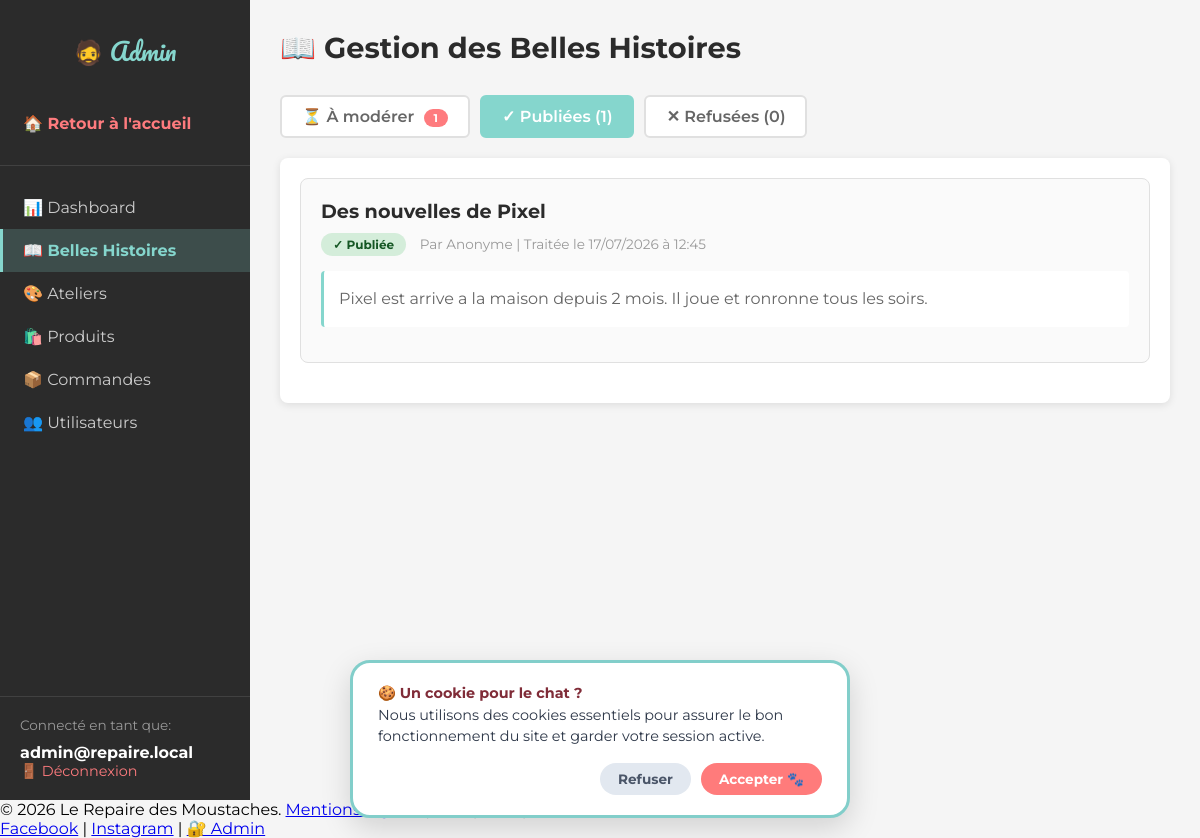
The app's page /admin/moderer-histoires.php?tab=publiees (signed in), older data.
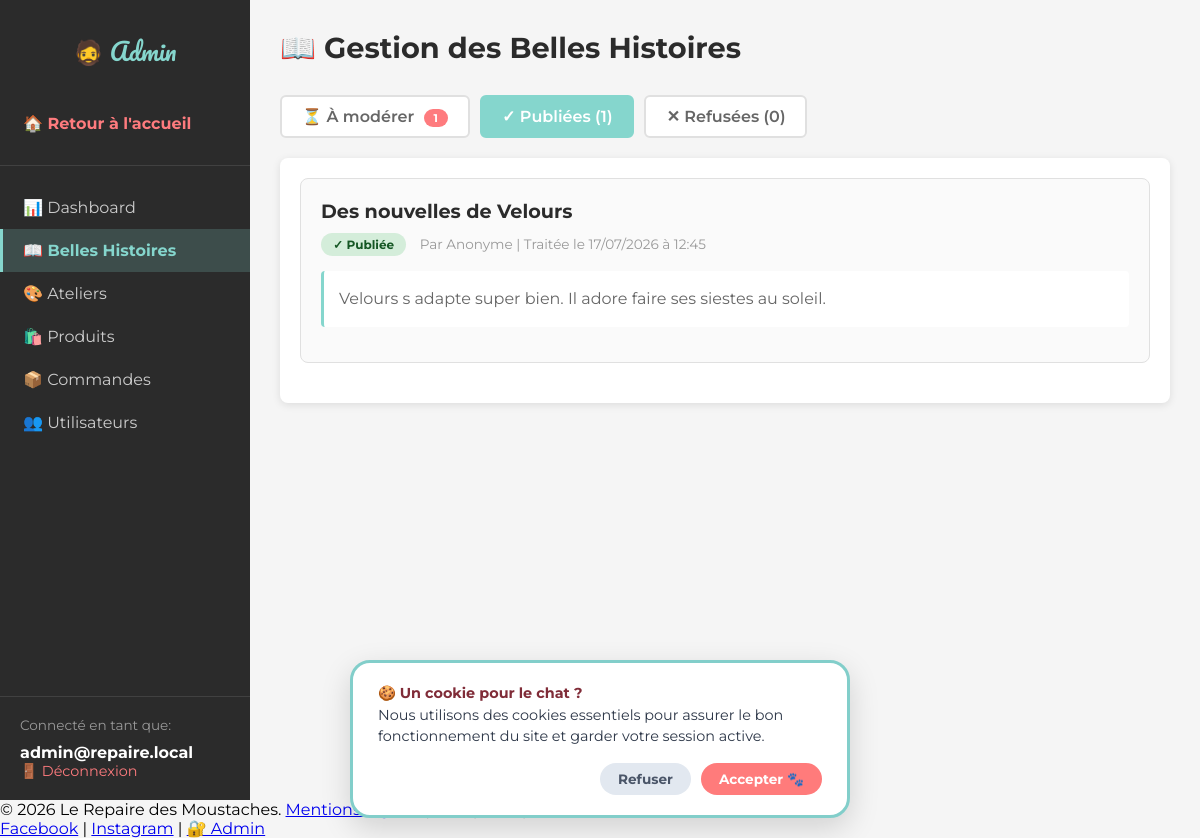
The same page, newer data.
### tables this page shows
CREATE TABLE `belles_histoires` (
  `id` int NOT NULL AUTO_INCREMENT,
  `utilisateur_id` int NOT NULL,
  `titre` varchar(150) NOT NULL,
  `contenu` text NOT NULL,
  `statut` enum('en_attente','publiee','refusee') DEFAULT 'en_attente',
  `admin_id` int DEFAULT NULL,
  `date_publication` datetime NOT NULL DEFAULT CURRENT_TIMESTAMP,
  PRIMARY KEY (`id`),
  KEY `fk_histoires_utilisateur` (`utilisateur_id`),
  KEY `fk_histoires_admin` (`admin_id`),
  KEY `idx_histoires_statut` (`statut`),
  CONSTRAINT `fk_histoires_admin` FOREIGN KEY (`admin_id`) REFERENCES `admin_users` (`id`) ON DELETE SET NULL ON UPDATE CASCADE,
  CONSTRAINT `fk_histoires_utilisateur` FOREIGN KEY (`utilisateur_id`) REFERENCES `utilisateurs` (`id`) ON DELETE CASCADE ON UPDATE CASCADE
);

### public/admin/moderer-histoires.php (the view, shortened to what this page needs)
<?php
$pdo = getPDO();
$tab = (string) ($_GET['tab'] ?? 'attente');
$statut = match ($tab) {
    'publiees' => 'publiee',
    'refusees' => 'refusee',
    default => 'en_attente',
};
$stmt = $pdo->prepare('
    SELECT
        bh.id,
        COALESCE(bh.titre, "") AS titre,
        COALESCE(bh.contenu, "") AS contenu,
        bh.statut,
        bh.date_publication,
        COALESCE(u.nom, "") AS nom,
        COALESCE(u.prenom, "Anonyme") AS prenom
    FROM belles_histoires bh
    LEFT JOIN utilisateurs u ON bh.utilisateur_id = u.id
    WHERE bh.statut = ?
    ORDER BY bh.date_publication DESC
');
$stmt->execute([$statut]);
$histoires = $stmt->fetchAll();
$stats = [
    'en_attente' => 0,
    'publiee' => 0,
    'refusee' => 0
];
$stmt = $pdo->query("SELECT statut, COUNT(*) AS count FROM belles_histoires GROUP BY statut");
while ($row = $stmt->fetch()) {
    if (isset($stats[$row['statut']])) {
        $stats[$row['statut']] = (int)$row['count'];
    }
}
?>
<!DOCTYPE html>
<html lang="fr">
<head>
</head>
<body>
    <div class="admin-container">
        <aside class="admin-sidebar">
            <div class="admin-logo">
                <h2>🧔 Admin</h2>
            </div>
            <ul class="admin-menu">
                <li><a href="../index.php" style="color: #FE7B7E; font-weight: 700;">🏠 Retour à l'accueil</a></li>
                <li style="margin-top: 20px; border-top: 1px solid rgba(255, 255, 255, 0.1); padding-top: 20px;"></li>
                <li><a href="dashboard.php">📊 Dashboard</a></li>
                <li><a href="moderer-histoires.php" class="active">📖 Belles Histoires</a></li>
                <li><a href="ateliers.php">🎨 Ateliers</a></li>
                <li><a href="produits.php">🛍️ Produits</a></li>
                <li><a href="commandes.php">📦 Commandes</a></li>
                <li><a href="utilisateurs.php">👥 Utilisateurs</a></li>
            </ul>
            <div class="admin-user-info">
                <p>Connecté en tant que:</p>
                <strong><?php echo htmlspecialchars($_SESSION['admin_email'] ?? '', ENT_QUOTES, 'UTF-8'); ?></strong>
                <a href="../logout.php">🚪 Déconnexion</a>
            </div>
        </aside>
        <main class="admin-main">
            <div class="admin-header">
                <h1>📖 Gestion des Belles Histoires</h1>
            </div>
            <div class="tabs">
                <a href="?tab=attente" class="tab-btn <?php echo $tab === 'attente' ? 'active' : ''; ?>">
                    ⏳ À modérer
                    <?php if ($stats['en_attente'] > 0): ?>
                        <span class="badge"><?php echo $stats['en_attente']; ?></span>
                    <?php endif; ?>
                </a>
                <a href="?tab=publiees" class="tab-btn <?php echo $tab === 'publiees' ? 'active' : ''; ?>">
                    ✓ Publiées (<?php echo $stats['publiee']; ?>)
                </a>
                <a href="?tab=refusees" class="tab-btn <?php echo $tab === 'refusees' ? 'active' : ''; ?>">
                    ✕ Refusées (<?php echo $stats['refusee']; ?>)
                </a>
            </div>
            <div class="section">
                <?php if (empty($histoires)): ?>
                    <div class="empty-state">
                        <?php
                            if ($tab === 'attente') echo 'Aucune histoire en attente de modération. 🎉';
                            elseif ($tab === 'publiees') echo 'Aucune histoire publiée pour le moment.';
                            else echo 'Aucune histoire refusée.';
                        ?>
                    </div>
                <?php else: ?>
                    <?php foreach ($histoires as $histoire): ?>
                        <div class="histoire-card">
                            <h3><?php echo htmlspecialchars($histoire['titre'], ENT_QUOTES, 'UTF-8'); ?></h3>
                            <div class="histoire-meta">
                                <span class="statut-badge statut-<?php echo $histoire['statut']; ?>">
                                    <?php
                                        $statutLabels = [
                                            'en_attente' => '⏳ En attente',
                                            'publiee' => '✓ Publiée',
                                            'refusee' => '✕ Refusées'
                                        ];
                                        echo $statutLabels[$histoire['statut']] ?? $histoire['statut'];
                                    ?>
                                </span>
                                Par <?php echo htmlspecialchars(trim(($histoire['prenom'] ?? '') . ' ' . ($histoire['nom'] ?? '')), ENT_QUOTES, 'UTF-8'); ?>
                                | <?php
                                    echo !empty($histoire['date_publication'])
                                        ? 'Traitée le ' . date('d/m/Y à H:i', strtotime($histoire['date_publication']))
                                        : 'En attente de traitement';
                                ?>
                            </div>
                            <div class="histoire-contenu">
                                <?php echo nl2br(htmlspecialchars($histoire['contenu'], ENT_QUOTES, 'UTF-8')); ?>
                            </div>
                        </div>
                    <?php endforeach; ?>
                <?php endif; ?>
            </div>
        </main>
    </div>
    <?php require_once __DIR__ . '/../../includes/footer.php'; ?>
</body>
</html>

### includes/footer.php
<?php
if (!isset($sitePrefix)) {
    $scriptPath = $_SERVER['SCRIPT_NAME'] ?? '';
    $sitePrefix = (strpos($scriptPath, '/public/') !== false) ? '../' : '';
}
if (file_exists(__DIR__ . '/cookies-modal.php')) {
    include __DIR__ . '/cookies-modal.php';
}
?>
<footer>
    <div class="footer-container">
        <p>
            &copy; 2026 Le Repaire des Moustaches.
            <a href="<?php echo $sitePrefix; ?>mentions-legales.php">Mentions légales</a> |
            <a href="<?php echo $sitePrefix; ?>cgv.php">CGV</a> |
            <a href="<?php echo $sitePrefix; ?>cgu.php">CGU</a> |
            <a href="<?php echo $sitePrefix; ?>confidentialite.php">Confidentialité</a>
        </p>
        <div class="reseaux-sociaux">
            <a href="<?php echo $sitePrefix; ?>facebook-preview.php" target="_blank" rel="noopener">Facebook</a> |
            <a href="<?php echo $sitePrefix; ?>instagram-preview.php" target="_blank" rel="noopener">Instagram</a> |
            <a href="<?php echo $sitePrefix; ?>login.php">🔐 Admin</a>
        </div>
    </div>
</footer>
</body>
</html>

### includes/cookies-modal.php (shortened to what this page needs)
<div id="cookie-banner">
    <p>
        🍪 <strong>Un cookie pour le chat ?</strong><br>
        Nous utilisons des cookies essentiels pour assurer le bon fonctionnement du site et garder votre session active.
    </p>
    <div class="cookie-buttons">
        <button id="cookie-refuse" class="btn-cookie btn-refuse">Refuser</button>
        <button id="cookie-accept" class="btn-cookie btn-accept">Accepter 🐾</button>
    </div>
</div>

### public/admin/moderer-histoires.php (style rules this page uses)
* { margin: 0; padding: 0; box-sizing: border-box; }
body { font-family: 'Montserrat', sans-serif; background: #F5F5F5; }
.admin-container { display: flex; min-height: 100vh; }
.admin-sidebar { width: 250px; background: #2B2B2B; color: white; padding: 30px 0; position: fixed; height: 100vh; overflow-y: auto; }
.admin-logo { padding: 0 20px; margin-bottom: 30px; text-align: center; }
.admin-logo h2 { font-family: 'Pacifico', cursive; color: #85D6CD; font-size: 1.5rem; font-weight: normal; }
.admin-menu { list-style: none; }
.admin-menu li { margin: 0; }
.admin-menu a { display: block; padding: 12px 20px; color: #ccc; text-decoration: none; transition: all 0.3s; border-left: 3px solid transparent; }
.admin-menu a.active { background: rgba(133, 214, 205, 0.2); color: #85D6CD; border-left-color: #85D6CD; font-weight: 700; }
.admin-user-info { padding: 20px; border-top: 1px solid rgba(255, 255, 255, 0.1); margin-top: auto; position: absolute; bottom: 0; width: 100%; }
.admin-user-info p { font-size: 0.85rem; color: #999; margin-bottom: 10px; }
.admin-user-info a { display: block; color: #FE7B7E; text-decoration: none; font-size: 0.9rem; }
.admin-main { flex: 1; margin-left: 250px; padding: 30px; }
.admin-header { margin-bottom: 30px; }
.admin-header h1 { font-size: 1.8rem; color: #2B2B2B; margin-bottom: 20px; }
.tabs { display: flex; gap: 10px; margin-bottom: 20px; flex-wrap: wrap; }
.tab-btn { padding: 10px 20px; background: white; border: 2px solid #E0E0E0; border-radius: 6px; cursor: pointer; font-family: 'Montserrat', sans-serif; font-weight: 600; color: #666; transition: all 0.3s; text-decoration: none; display: inline-block; }
.tab-btn.active { background: #85D6CD; color: white; border-color: #85D6CD; }
.badge { background: #FE7B7E; color: white; padding: 2px 10px; border-radius: 12px; font-size: 0.7rem; font-weight: 700; margin-left: 5px; }
.section { background: white; border-radius: 8px; padding: 20px; box-shadow: 0 2px 8px rgba(0, 0, 0, 0.1); }
.histoire-card { border: 1px solid #E0E0E0; border-radius: 8px; padding: 20px; margin-bottom: 20px; background: #FAFAFA; }
.histoire-card h3 { color: #2B2B2B; margin-bottom: 10px; font-size: 1.2rem; }
.histoire-meta { font-size: 0.85rem; color: #999; margin-bottom: 15px; }
.histoire-contenu { color: #666; line-height: 1.6; margin-bottom: 15px; padding: 15px; background: white; border-radius: 4px; border-left: 3px solid #85D6CD; }
.statut-badge { display: inline-block; padding: 4px 12px; border-radius: 20px; font-size: 0.75rem; font-weight: 700; margin-right: 10px; }
.statut-publiee { background: #D4EDDA; color: #155724; }

### includes/cookies-modal.php (style rules this page uses)
#cookie-banner { position: fixed; bottom: 20px; left: 20px; right: 20px; max-width: 500px; margin: 0 auto; background: #FFFFFF; border: 3px solid #82CECA; border-radius: 20px; padding: 20px 25px; box-shadow: 0 10px 30px rgba(0, 0, 0, 0.15); z-index: 9999; font-family: 'Montserrat', sans-serif; display: none; animation: slideUp 0.4s ease-out forwards; }
#cookie-banner p { font-size: 0.9rem; color: #2D3748; line-height: 1.5; margin: 0 0 15px 0; }
#cookie-banner p strong { color: #802C38; }
.cookie-buttons { display: flex; gap: 10px; justify-content: flex-end; }
.btn-cookie { font-family: 'Montserrat', sans-serif; font-size: 0.85rem; font-weight: 700; padding: 8px 18px; border-radius: 50px; border: none; cursor: pointer; transition: all 0.2s ease; }
.btn-accept { background-color: #FF7B7B; color: #FFFFFF; }
.btn-refuse { background-color: #E2E8F0; color: #4A5568; }

Row changes from the older to the newer data that the page shows:
changed belles_histoires "✓ Publiée": titre "Des nouvelles de Pixel" → "Des nouvelles de Velours"; contenu "Pixel est arrive a la maison depuis 2 mois. Il joue et ronronne tous les soirs." → "Velours s adapte super bien. Il adore faire ses siestes au soleil."
